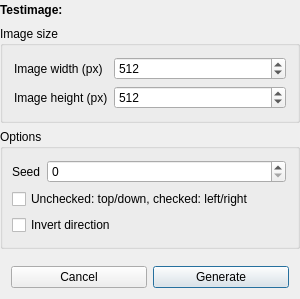
<?xml version="1.0" encoding="UTF-8"?>
<ui version="4.0">
 <class>KPDSampleImage</class>
 <widget class="QDialog" name="KPDSampleImage">
  <property name="geometry">
   <rect>
    <x>0</x>
    <y>0</y>
    <width>300</width>
    <height>290</height>
   </rect>
  </property>
  <property name="windowTitle">
   <string>KPDSampleImage</string>
  </property>
  <layout class="QGridLayout" name="gridLayout">
   <property name="leftMargin">
    <number>0</number>
   </property>
   <property name="topMargin">
    <number>0</number>
   </property>
   <property name="rightMargin">
    <number>0</number>
   </property>
   <property name="bottomMargin">
    <number>0</number>
   </property>
   <item row="0" column="0">
    <layout class="QVBoxLayout" name="verticalLayout">
     <property name="leftMargin">
      <number>0</number>
     </property>
     <property name="topMargin">
      <number>0</number>
     </property>
     <property name="rightMargin">
      <number>0</number>
     </property>
     <property name="bottomMargin">
      <number>0</number>
     </property>
     <item>
      <widget class="QLabel" name="label">
       <property name="sizePolicy">
        <sizepolicy hsizetype="Preferred" vsizetype="Minimum">
         <horstretch>0</horstretch>
         <verstretch>0</verstretch>
        </sizepolicy>
       </property>
       <property name="minimumSize">
        <size>
         <width>0</width>
         <height>20</height>
        </size>
       </property>
       <property name="maximumSize">
        <size>
         <width>16777215</width>
         <height>20</height>
        </size>
       </property>
       <property name="styleSheet">
        <string notr="true">font-weight: 600; font-size: 11t;</string>
       </property>
       <property name="text">
        <string>Testimage: &lt;type here&gt;</string>
       </property>
       <property name="textFormat">
        <enum>Qt::PlainText</enum>
       </property>
      </widget>
     </item>
     <item>
      <widget class="QGroupBox" name="groupBox">
       <property name="title">
        <string>Image size</string>
       </property>
       <layout class="QGridLayout" name="gridLayout_3">
        <item row="0" column="0">
         <layout class="QFormLayout" name="formLayout_2">
          <item row="0" column="0">
           <widget class="QLabel" name="imageWidthPxLabel">
            <property name="text">
             <string>Image width (px)</string>
            </property>
           </widget>
          </item>
          <item row="0" column="1">
           <widget class="QSpinBox" name="imageWidthPxSpinBox">
            <property name="minimum">
             <number>1</number>
            </property>
            <property name="maximum">
             <number>65536</number>
            </property>
            <property name="value">
             <number>512</number>
            </property>
           </widget>
          </item>
          <item row="1" column="0">
           <widget class="QLabel" name="imageHeightPxLabel">
            <property name="text">
             <string>Image height (px)</string>
            </property>
           </widget>
          </item>
          <item row="1" column="1">
           <widget class="QSpinBox" name="imageHeightPxSpinBox">
            <property name="minimum">
             <number>1</number>
            </property>
            <property name="maximum">
             <number>65536</number>
            </property>
            <property name="value">
             <number>512</number>
            </property>
           </widget>
          </item>
         </layout>
        </item>
       </layout>
      </widget>
     </item>
     <item>
      <widget class="QGroupBox" name="groupBox_2">
       <property name="title">
        <string>Options</string>
       </property>
       <layout class="QGridLayout" name="gridLayout_2">
        <property name="leftMargin">
         <number>9</number>
        </property>
        <property name="horizontalSpacing">
         <number>3</number>
        </property>
        <item row="1" column="0">
         <widget class="QCheckBox" name="checkBox">
          <property name="text">
           <string>Unchecked: top/down, checked: left/right</string>
          </property>
         </widget>
        </item>
        <item row="0" column="0">
         <layout class="QFormLayout" name="formLayout">
          <property name="horizontalSpacing">
           <number>6</number>
          </property>
          <property name="verticalSpacing">
           <number>6</number>
          </property>
          <item row="0" column="0">
           <widget class="QLabel" name="seedLabel">
            <property name="text">
             <string>Seed</string>
            </property>
           </widget>
          </item>
          <item row="0" column="1">
           <widget class="QSpinBox" name="seedSpinBox">
            <property name="maximum">
             <number>429496729</number>
            </property>
           </widget>
          </item>
         </layout>
        </item>
        <item row="2" column="0">
         <widget class="QCheckBox" name="checkBox_2">
          <property name="text">
           <string>Invert direction</string>
          </property>
         </widget>
        </item>
       </layout>
      </widget>
     </item>
     <item>
      <widget class="QWidget" name="widget" native="true">
       <property name="sizePolicy">
        <sizepolicy hsizetype="Expanding" vsizetype="Minimum">
         <horstretch>0</horstretch>
         <verstretch>0</verstretch>
        </sizepolicy>
       </property>
       <property name="maximumSize">
        <size>
         <width>16777215</width>
         <height>50</height>
        </size>
       </property>
       <layout class="QHBoxLayout" name="horizontalLayout">
        <item>
         <widget class="QPushButton" name="pushCancel">
          <property name="text">
           <string>Cancel</string>
          </property>
         </widget>
        </item>
        <item>
         <widget class="QPushButton" name="pushOk">
          <property name="text">
           <string>Generate</string>
          </property>
          <property name="default">
           <bool>true</bool>
          </property>
         </widget>
        </item>
       </layout>
      </widget>
     </item>
    </layout>
   </item>
  </layout>
 </widget>
 <layoutdefault spacing="6" margin="11"/>
 <resources/>
 <connections/>
</ui>
